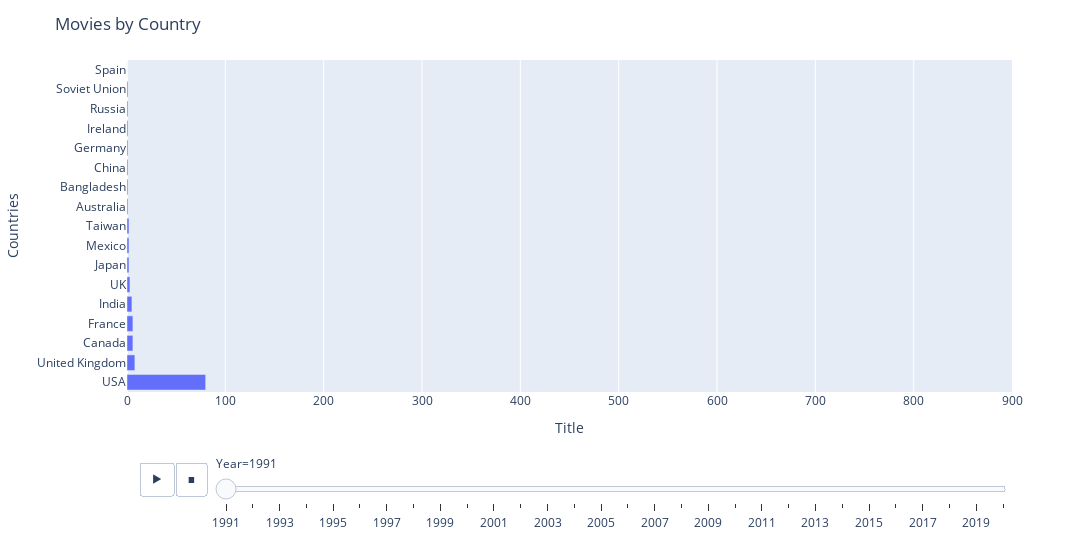

The cell this chart's notebook holds for it:
### Code cell
fig3=px.bar(country_year, x="Title", y="Countries",animation_frame="Year",width=1100,height=550)
fig3.layout.updatemenus[0].buttons[0].args[1]['frame']['duration']=1000
fig3.layout.updatemenus[0].buttons[0].args[1]['transition']['duration']=2000
fig3.update_layout(title="Movies by Country",xaxis=dict(range=[0, 900],autorange=False))

### Figure 1 — Plotly figure (JSON) as saved in the notebook; plotly's stock layout.template omitted (floating-point values rounded to 4 significant figures)
{"data": [{"alignmentgroup": "True", "hovertemplate": "Year=1991<br>Title=%{x}<br>Countries=%{y}<extra></extra>", "legendgroup": "", "marker": {"color": "#636efa"}, "name": "", "offsetgroup": "", "orientation": "h", "showlegend": false, "textposition": "auto", "type": "bar", "x": [80, 8, 6, 6, 5, 3, 2, 2, 2, 1, 1, 1, 1, 1, 1, 1, 0], "xaxis": "x", "y": ["USA", "United Kingdom", "Canada", "France", "India", "UK", "Japan", "Mexico", "Taiwan", "Australia", "Bangladesh", "China", "Germany", "Ireland", "Russia", "Soviet Union", "Spain"], "yaxis": "y"}], "layout": {"barmode": "relative", "height": 550, "legend": {"tracegroupgap": 0}, "margin": {"t": 60}, "sliders": [{"active": 0, "currentvalue": {"prefix": "Year="}, "len": 0.9, "pad": {"b": 10, "t": 60}, "steps": [{"args": [["1991"], {"frame": {"duration": 0, "redraw": true}, "fromcurrent": true, "mode": "immediate", "transition": {"duration": 0, "easing": "linear"}}], "label": "1991", "method": "animate"}, {"args": [["1992"], {"frame": {"duration": 0, "redraw": true}, "fromcurrent": true, "mode": "immediate", "transition": {"duration": 0, "easing": "linear"}}], "label": "1992", "method": "animate"}, {"args": [["1993"], {"frame": {"duration": 0, "redraw": true}, "fromcurrent": true, "mode": "immediate", "transition": {"duration": 0, "easing": "linear"}}], "label": "1993", "method": "animate"}, {"args": [["1994"], {"frame": {"duration": 0, "redraw": true}, "fromcurrent": true, "mode": "immediate", "transition": {"duration": 0, "easing": "linear"}}], "label": "1994", "method": "animate"}, {"args": [["1995"], {"frame": {"duration": 0, "redraw": true}, "fromcurrent": true, "mode": "immediate", "transition": {"duration": 0, "easing": "linear"}}], "label": "1995", "method": "animate"}, {"args": [["1996"], {"frame": {"duration": 0, "redraw": true}, "fromcurrent": true, "mode": "immediate", "transition": {"duration": 0, "easing": "linear"}}], "label": "1996", "method": "animate"}, {"args": [["1997"], {"frame": {"duration": 0, "redraw": true}, "fromcurrent": true, "mode": "immediate", "transition": {"duration": 0, "easing": "linear"}}], "label": "1997", "method": "animate"}, {"args": [["1998"], {"frame": {"duration": 0, "redraw": true}, "fromcurrent": true, "mode": "immediate", "transition": {"duration": 0, "easing": "linear"}}], "label": "1998", "method": "animate"}, {"args": [["1999"], {"frame": {"duration": 0, "redraw": true}, "fromcurrent": true, "mode": "immediate", "transition": {"duration": 0, "easing": "linear"}}], "label": "1999", "method": "animate"}, {"args": [["2000"], {"frame": {"duration": 0, "redraw": true}, "fromcurrent": true, "mode": "immediate", "transition": {"duration": 0, "easing": "linear"}}], "label": "2000", "method": "animate"}, {"args": [["2001"], {"frame": {"duration": 0, "redraw": true}, "fromcurrent": true, "mode": "immediate", "transition": {"duration": 0, "easing": "linear"}}], "label": "2001", "method": "animate"}, {"args": [["2002"], {"frame": {"duration": 0, "redraw": true}, "fromcurrent": true, "mode": "immediate", "transition": {"duration": 0, "easing": "linear"}}], "label": "2002", "method": "animate"}, {"args": [["2003"], {"frame": {"duration": 0, "redraw": true}, "fromcurrent": true, "mode": "immediate", "transition": {"duration": 0, "easing": "linear"}}], "label": "2003", "method": "animate"}, {"args": [["2004"], {"frame": {"duration": 0, "redraw": true}, "fromcurrent": true, "mode": "immediate", "transition": {"duration": 0, "easing": "linear"}}], "label": "2004", "method": "animate"}, {"args": [["2005"], {"frame": {"duration": 0, "redraw": true}, "fromcurrent": true, "mode": "immediate", "transition": {"duration": 0, "easing": "linear"}}], "label": "2005", "method": "animate"}, {"args": [["2006"], {"frame": {"duration": 0, "redraw": true}, "fromcurrent": true, "mode": "immediate", "transition": {"duration": 0, "easing": "linear"}}], "label": "2006", "method": "animate"}, {"args": [["2007"], {"frame": {"duration": 0, "redraw": true}, "fromcurrent": true, "mode": "immediate", "transition": {"duration": 0, "easing": "linear"}}], "label": "2007", "method": "animate"}, {"args": [["2008"], {"frame": {"duration": 0, "redraw": true}, "fromcurrent": true, "mode": "immediate", "transition": {"duration": 0, "easing": "linear"}}], "label": "2008", "method": "animate"}, {"args": [["2009"], {"frame": {"duration": 0, "redraw": true}, "fromcurrent": true, "mode": "immediate", "transition": {"duration": 0, "easing": "linear"}}], "label": "2009", "method": "animate"}, {"args": [["2010"], {"frame": {"duration": 0, "redraw": true}, "fromcurrent": true, "mode": "immediate", "transition": {"duration": 0, "easing": "linear"}}], "label": "2010", "method": "animate"}, {"args": [["2011"], {"frame": {"duration": 0, "redraw": true}, "fromcurrent": true, "mode": "immediate", "transition": {"duration": 0, "easing": "linear"}}], "label": "2011", "method": "animate"}, {"args": [["2012"], {"frame": {"duration": 0, "redraw": true}, "fromcurrent": true, "mode": "immediate", "transition": {"duration": 0, "easing": "linear"}}], "label": "2012", "method": "animate"}, {"args": [["2013"], {"frame": {"duration": 0, "redraw": true}, "fromcurrent": true, "mode": "immediate", "transition": {"duration": 0, "easing": "linear"}}], "label": "2013", "method": "animate"}, {"args": [["2014"], {"frame": {"duration": 0, "redraw": true}, "fromcurrent": true, "mode": "immediate", "transition": {"duration": 0, "easing": "linear"}}], "label": "2014", "method": "animate"}, {"args": [["2015"], {"frame": {"duration": 0, "redraw": true}, "fromcurrent": true, "mode": "immediate", "transition": {"duration": 0, "easing": "linear"}}], "label": "2015", "method": "animate"}, {"args": [["2016"], {"frame": {"duration": 0, "redraw": true}, "fromcurrent": true, "mode": "immediate", "transition": {"duration": 0, "easing": "linear"}}], "label": "2016", "method": "animate"}, {"args": [["2017"], {"frame": {"duration": 0, "redraw": true}, "fromcurrent": true, "mode": "immediate", "transition": {"duration": 0, "easing": "linear"}}], "label": "2017", "method": "animate"}, {"args": [["2018"], {"frame": {"duration": 0, "redraw": true}, "fromcurrent": true, "mode": "immediate", "transition": {"duration": 0, "easing": "linear"}}], "label": "2018", "method": "animate"}, {"args": [["2019"], {"frame": {"duration": 0, "redraw": true}, "fromcurrent": true, "mode": "immediate", "transition": {"duration": 0, "easing": "linear"}}], "label": "2019", "method": "animate"}, {"args": [["2020"], {"frame": {"duration": 0, "redraw": true}, "fromcurrent": true, "mode": "immediate", "transition": {"duration": 0, "easing": "linear"}}], "label": "2020", "method": "animate"}], "x": 0.1, "xanchor": "left", "y": 0, "yanchor": "top"}], "title": {"text": "Movies by Country"}, "updatemenus": [{"buttons": [{"args": [null, {"frame": {"duration": 1000, "redraw": true}, "fromcurrent": true, "mode": "immediate", "transition": {"duration": 2000, "easing": "linear"}}], "label": "&#9654;", "method": "animate"}, {"args": [[null], {"frame": {"duration": 0, "redraw": true}, "fromcurrent": true, "mode": "immediate", "transition": {"duration": 0, "easing": "linear"}}], "label": "&#9724;", "method": "animate"}], "direction": "left", "pad": {"r": 10, "t": 70}, "showactive": false, "type": "buttons", "x": 0.1, "xanchor": "right", "y": 0, "yanchor": "top"}], "width": 1100, "xaxis": {"anchor": "y", "autorange": false, "domain": [0, 1], "range": [0, 900], "title": {"text": "Title"}, "type": "linear"}, "yaxis": {"anchor": "x", "autorange": true, "domain": [0, 1], "range": [-0.5, 16.5], "title": {"text": "Countries"}, "type": "category"}}}
